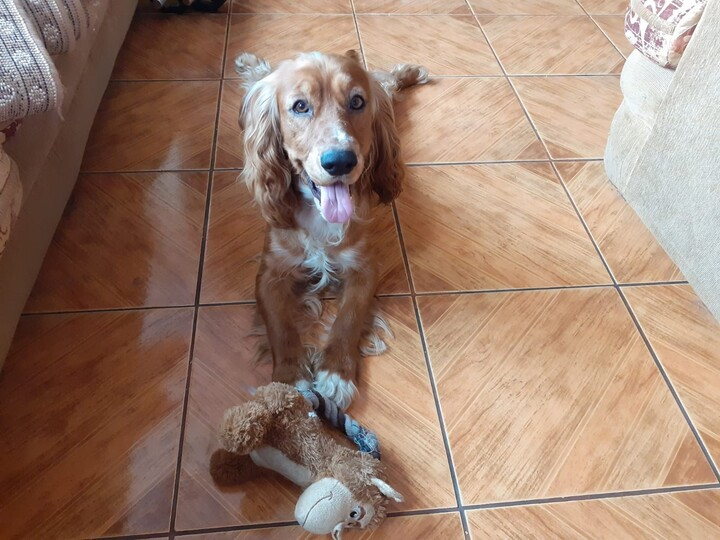
#> input picture imagenes/image.jpg, 720 x 540 px
$ python cambiointensidad.py
#> lines starting #> are read from the running program, lines starting #| are printed output that depends on the picture
import cv2
from pathlib import Path
import numpy as np


current_directory = Path(__file__).resolve().parent
path = f"{current_directory}/imagenes/image.jpg"
image = cv2.imread(path)
#> image is the input picture: shape (540, 720, 3); mean B, G, R 111.6, 128.1, 156.1
# Muestra la imagen original
cv2.imshow("Original", image)
cv2.waitKey(0) # Espera a que el usuario presione una tecla
# Obtener el canal deseado
channel = image[:, :, 2]
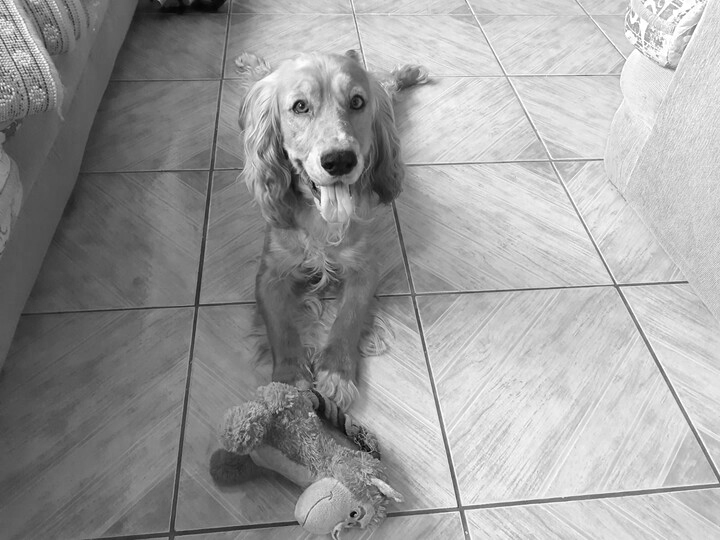
#> channel: shape (540, 720); min 0, max 255, mean 156.1

# Cambiar la intensidad del canal a 16 niveles
channel = (channel / 16).astype(np.uint8)

# Reinsertar el canal modificado en la imagen
image[:, :, 2] = channel
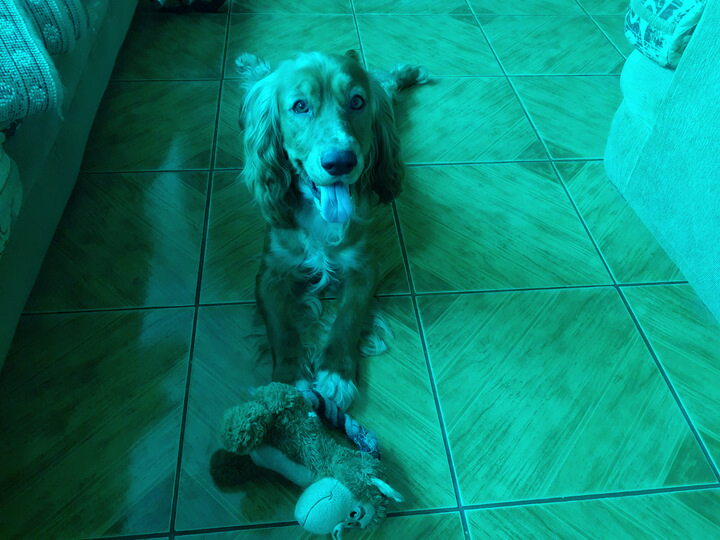
#> image: shape (540, 720, 3); mean B, G, R 111.6, 128.1, 9.3

# Muestra la imagen original
cv2.imshow("Alterado", image)
cv2.waitKey(0) # Espera a que el usuario presione una tecla

$ run again, with imagenes/per.jpg copied over imagenes/image.jpg
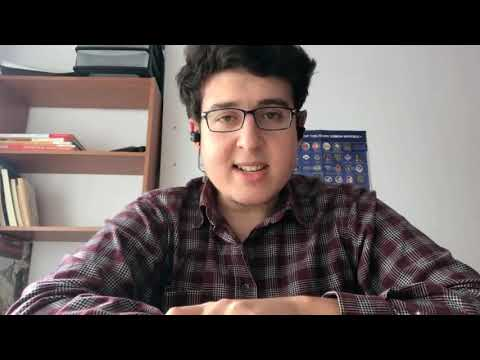
#> input picture imagenes/per.jpg, 480 x 360 px
#> image is the input picture: shape (360, 480, 3); mean B, G, R 85.3, 86.7, 95.9
#> `channel = image[:, :, 2]`:
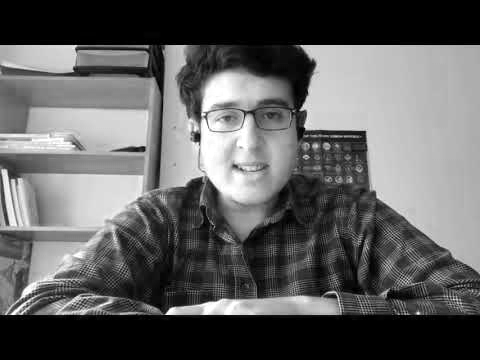
#> channel: shape (360, 480); min 0, max 255, mean 95.9
#> `image[:, :, 2] = channel`:
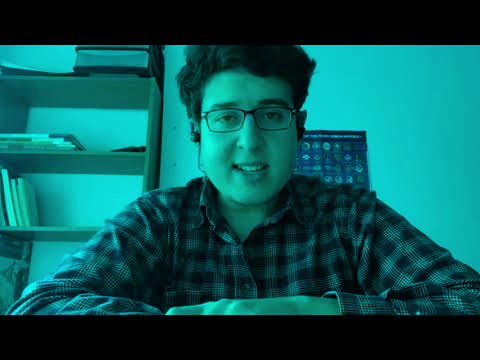
#> image: shape (360, 480, 3); mean B, G, R 85.3, 86.7, 5.6
